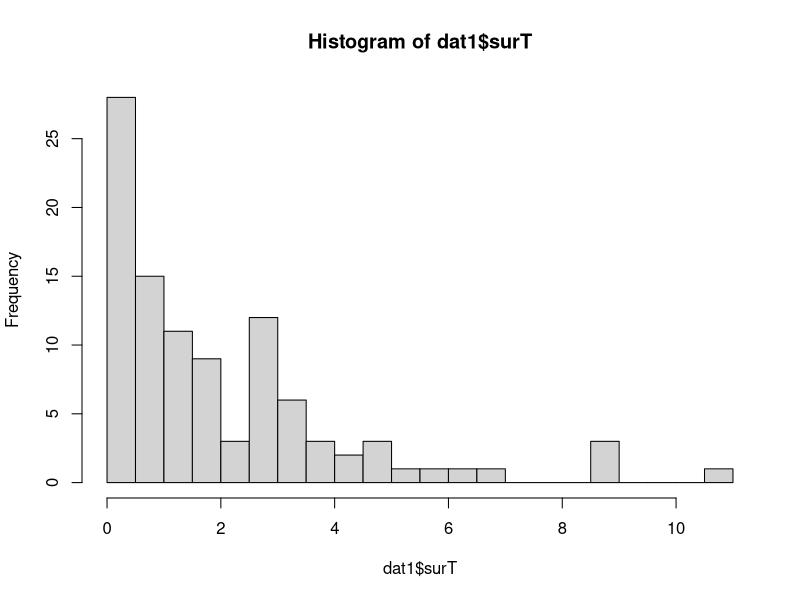
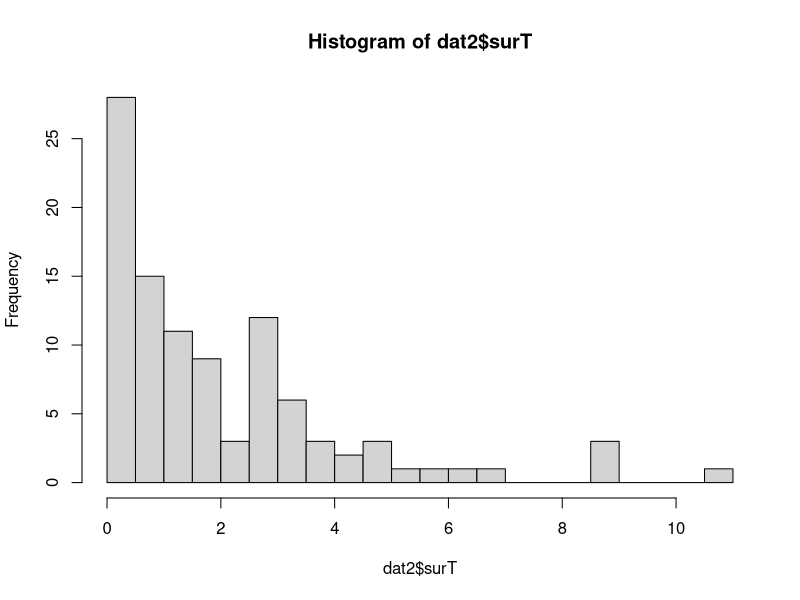
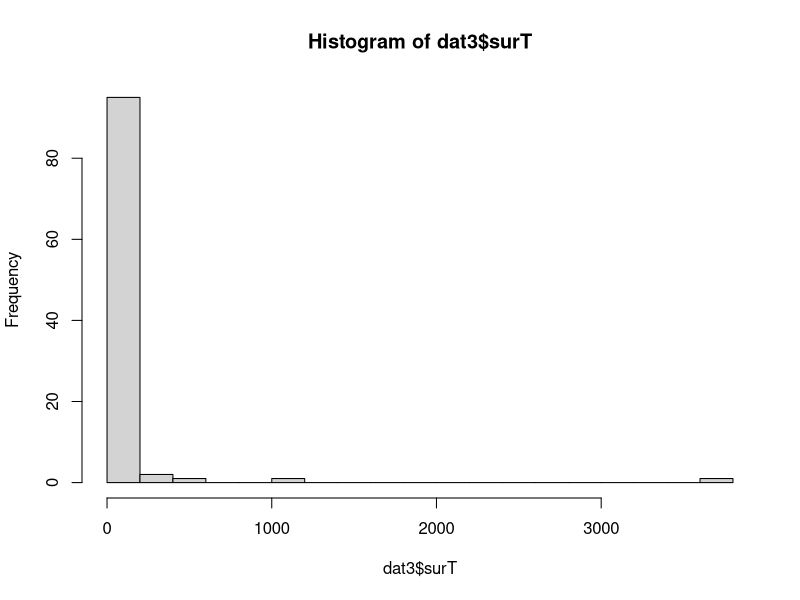
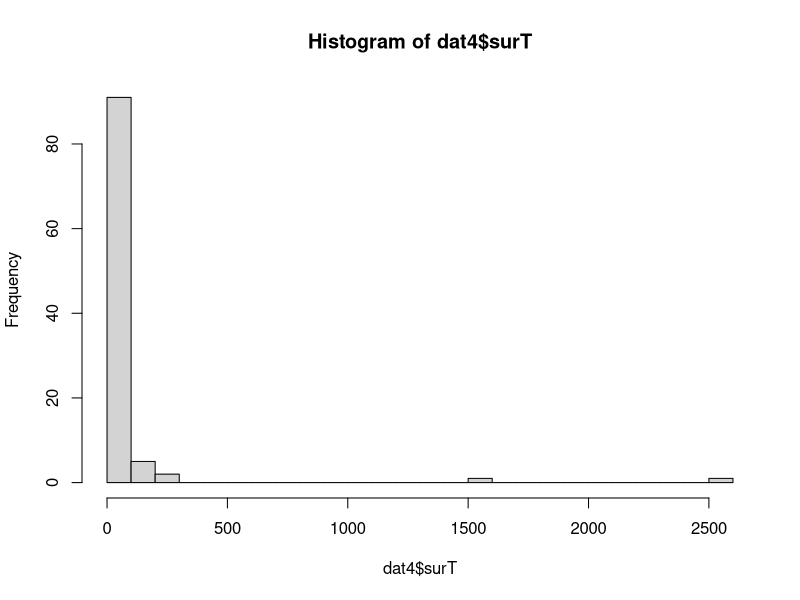
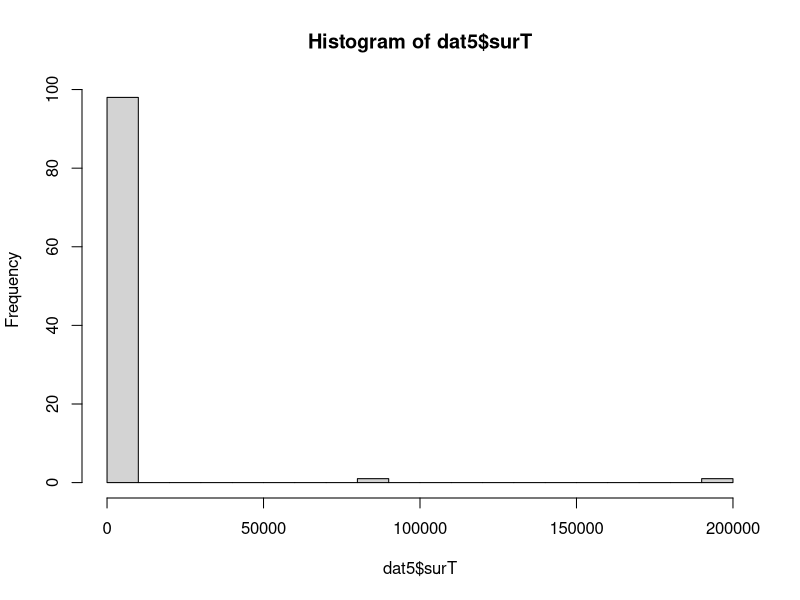

Recreate these plots in R, in order. (Note: this script raises an error after producing the figures.)
## ---- chunk 1
library(mvtnorm)
library(survival)
## ---- chunk 2
# Function to construct correlation matrix among predictors. 
# Diagonal elements are all 1s, the off-diagonal elements = corr
# @param p: number of predictors
# @param corr: correlation
cov_simple_het = function(p, corr){
  for(i in 1:length(corr)){
    cov = matrix(corr, nrow=p,ncol=p)
    diag(cov) <- 1
  }
  return(cov)
}

# Here we use parametric model to simulate data with survival time,
# assuming survival time is exponentially distributed. 
# We first simulate the mean of exponential from linear combinations
# of variables, and then simulate survival time. 
# T\sim 1/u*exp(-t/u), and the true model is:
# log(T) = \mu + e = b0 + Xb + e
# @param b: vector of length (p+1) for true effect size, include intercept.
# @param X: variable matrix of size n by p. 
# @param censor_lvl: a constant from [0,1], indicating the censoring level in the data.
# @return  status: censoring status. 0 = censored, 1 = event observed. See Surv() in library(survival)
sim_dat <- function(b, X, censor_lvl){
  n = nrow(X)
  p = ncol(X)
  status <- ifelse(runif(n) > censor_lvl, 1, 0)
  mu <- exp(cbind(rep(1,n), X) %*% b)
  surT <- rexp(n, rate = 1/mu)
  surT[status == 0] = surT[status == 0] * runif(sum(status == 0))
  
  dat <- data.frame(cbind(surT, X))
  x.name <- unlist(lapply(1:p, function(i) paste0("x", i)))
  names(dat) = c("surT", x.name)
  dat$status <- status
  return(dat)
}
## ---- chunk 3
set.seed(1)
n <- 100
p <- 50
b <- c(1, rep(0, 50))
censor_lvl <- 0.3
sigma <- cov_simple_het(p, corr = 0)
X<- rmvnorm(n, sigma = sigma)
dat1 <- sim_dat(b, X, censor_lvl = censor_lvl)
## ---- chunk 4
hist(dat1$surT, breaks = 20)
## ---- chunk 5
set.seed(1)
n <- 100
p <- 50
b <- c(1, rep(0, 50))
censor_lvl <- 0.3
sigma <- cov_simple_het(p, corr = 0.9)
X<- rmvnorm(n, sigma = sigma)
dat2 <- sim_dat(b, X, censor_lvl = censor_lvl)
## ---- chunk 6
hist(dat2$surT, breaks = 20)
## ---- chunk 7
set.seed(1)
n <- 100
p <- 50
b <- c(1, 3, rep(0, p-1))
censor_lvl <- 0.3
sigma <- cov_simple_het(p, corr = 0)
X<- rmvnorm(n, sigma = sigma)
dat3 <- sim_dat(b, X, censor_lvl = censor_lvl)
## ---- chunk 8
hist(dat3$surT, breaks = 20)
## ---- chunk 9
set.seed(1)
n <- 100
p <- 50
b <- c(1, 3, rep(0, p-1))
censor_lvl <- 0.3
sigma <- cov_simple_het(p, corr = 0.9)
X<- rmvnorm(n, sigma = sigma)
dat4 <- sim_dat(b, X, censor_lvl = censor_lvl)
## ---- chunk 10
hist(dat4$surT, breaks = 20)
## ---- chunk 11
set.seed(1)
n <- 100
p <- 50
b <- c(1, 3, 1.5, rep(0, p-2))
censor_lvl <- 0.3
sigma <- cov_simple_het(p, corr = 0.9)
X<- rmvnorm(n, sigma = sigma)
dat5 <- sim_dat(b, X, censor_lvl = censor_lvl)
## ---- chunk 12
hist(dat5$surT, breaks = 20)
## ---- chunk 13
sim_dat_censoring <- list(dat1, dat2, dat3, dat4, dat5)
saveRDS(sim_dat_censoring, "./data/sim_dat_censoring.rds")
